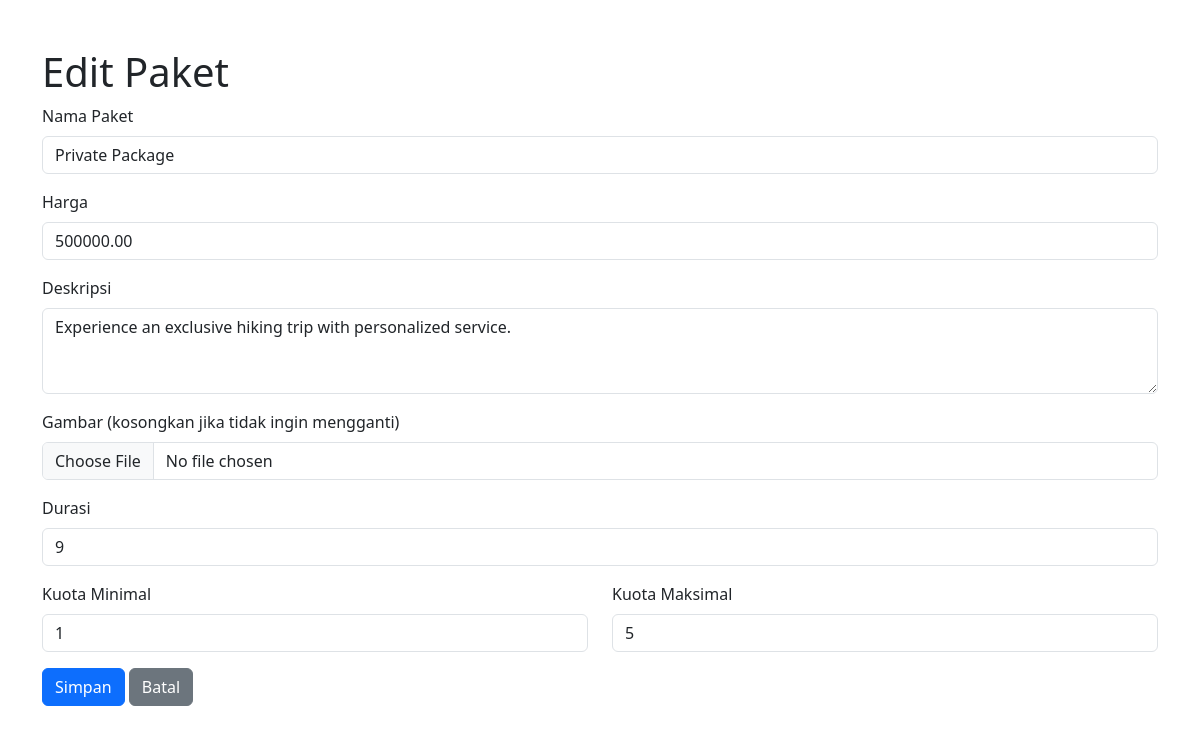
Page /admin_edit_paket.php?id_paket=1 on the committed database.
### tables this page shows
CREATE TABLE `paket` (
  `id_paket` int(11) NOT NULL,
  `nama_paket` varchar(100) NOT NULL,
  `deskripsi` text DEFAULT NULL,
  `harga` decimal(10,2) NOT NULL,
  `gambar` varchar(255) DEFAULT NULL,
  `durasi` int(11) NOT NULL,
  `kuota_min` int(11) NOT NULL,
  `kuota_max` int(11) NOT NULL
);

### admin_edit_paket.php (the view, shortened to what this page needs)
<?php
$conn = new mysqli("localhost", "root", "", "mb_paradise");
$id_paket = $conn->real_escape_string($_GET['id_paket']);
$query = "SELECT * FROM paket WHERE id_paket = '$id_paket'";
$result = $conn->query($query);
if ($result->num_rows > 0) {
    $paket = $result->fetch_assoc();
} else {
    echo "Paket tidak ditemukan!";
    exit();
}
?>
<!DOCTYPE html>
<html lang="en">
<head>
    <link href="https://cdn.jsdelivr.net/npm/bootstrap@5.3.0-alpha1/dist/css/bootstrap.min.css" rel="stylesheet">
</head>
<body>
<div class="container mt-5">
    <h1>Edit Paket</h1>
    <form action="" method="POST" enctype="multipart/form-data">
        <div class="mb-3">
            <label for="nama_paket" class="form-label">Nama Paket</label>
            <input type="text" class="form-control" id="nama_paket" name="nama_paket" value="<?php echo htmlspecialchars($paket['nama_paket']); ?>" required>
        </div>
        <div class="mb-3">
            <label for="harga" class="form-label">Harga</label>
            <input type="number" class="form-control" id="harga" name="harga" value="<?php echo htmlspecialchars($paket['harga']); ?>" required>
        </div>
        <div class="mb-3">
            <label for="deskripsi" class="form-label">Deskripsi</label>
            <textarea class="form-control" id="deskripsi" name="deskripsi" rows="3" required><?php echo htmlspecialchars($paket['deskripsi']); ?></textarea>
        </div>
        <div class="mb-3">
            <label for="gambar" class="form-label">Gambar (kosongkan jika tidak ingin mengganti)</label>
            <input type="file" class="form-control" id="gambar" name="gambar" accept="image/*">
        </div>
        <div class="mb-3">
            <label for="durasi" class="form-label">Durasi</label>
            <input type="text" class="form-control" id="durasi" name="durasi" value="<?php echo htmlspecialchars($paket['durasi']); ?>" required>
        </div>
        <div class="row">
            <div class="col-md-6 mb-3">
                <label for="kuota_min" class="form-label">Kuota Minimal</label>
                <input type="number" class="form-control" id="kuota_min" name="kuota_min" value="<?php echo htmlspecialchars($paket['kuota_min']); ?>" required>
            </div>
            <div class="col-md-6 mb-3">
                <label for="kuota_max" class="form-label">Kuota Maksimal</label>
                <input type="number" class="form-control" id="kuota_max" name="kuota_max" value="<?php echo htmlspecialchars($paket['kuota_max']); ?>" required>
            </div>
        </div>
        <button type="submit" class="btn btn-primary">Simpan</button>
        <a href="admin_manage_paket.php" class="btn btn-secondary">Batal</a>
    </form>
</div>
</body>
</html>

### rows in the picture
paket: nama_paket "Private Package", harga "500000.00", deskripsi "Experience an exclusive hiking trip with personalized service.", durasi "9", kuota_min "1", kuota_max "5"
